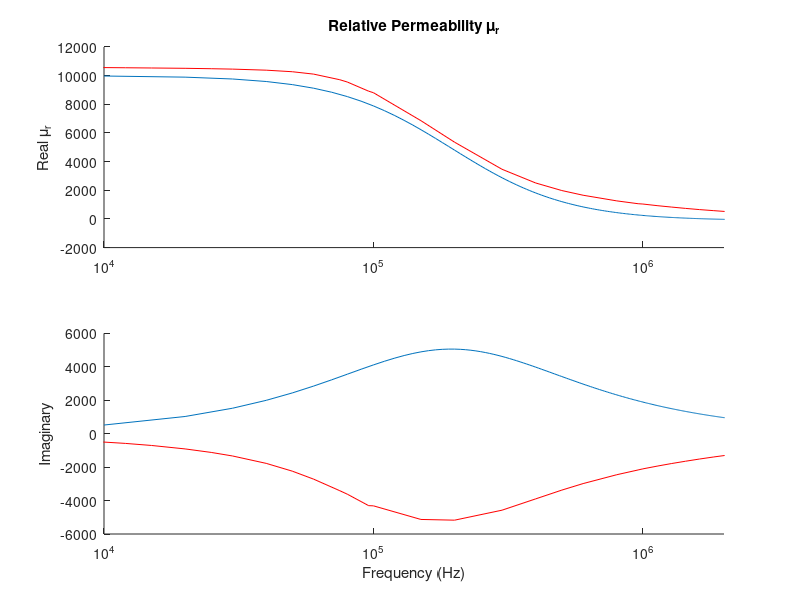
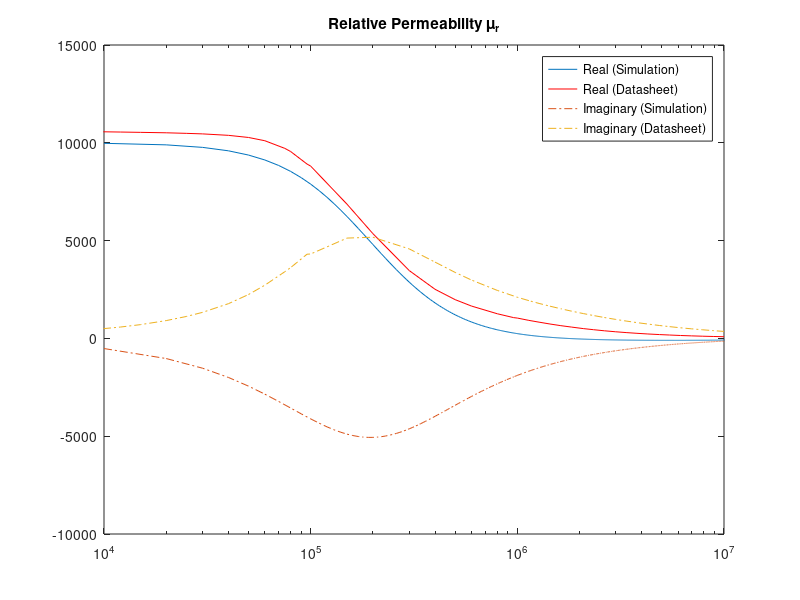
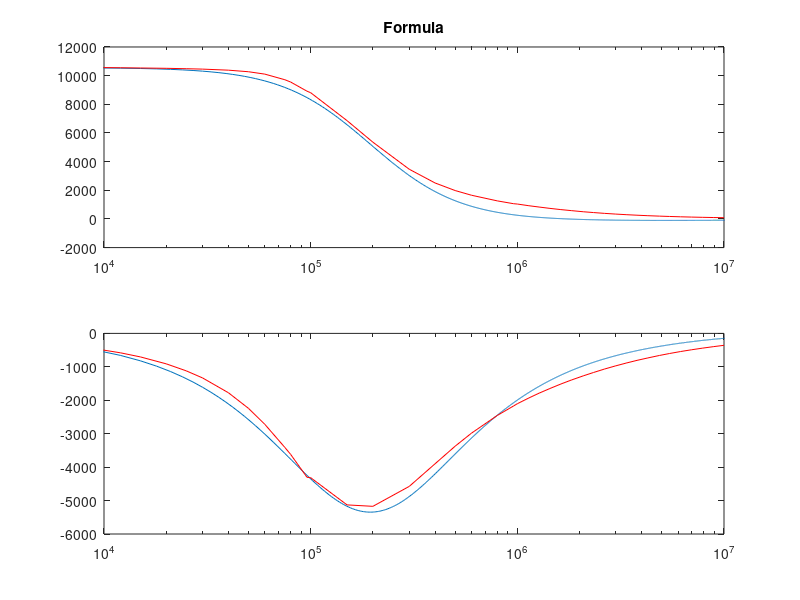
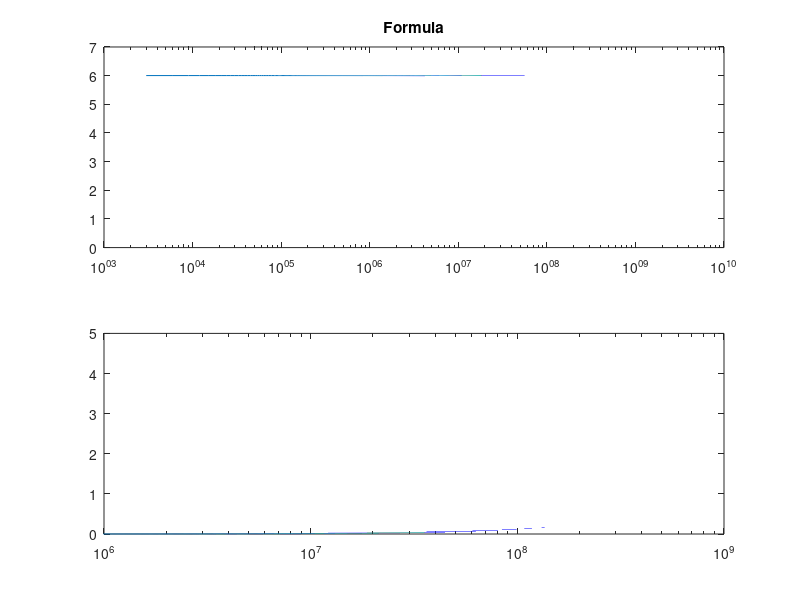

Recreate these plots in MATLAB, in order.
clc;clear all;

fi=fopen('Permeability.txt');
l=fgetl(fi);
in=1;
while ischar(l)
%for kj=1:81
    %%disp(l);
    text{in}=l;
    data{in}=sscanf(text{in},'%f (%f,%f)');
    f(in)=(data{in}(1));
    eps(in)=data{in}(2)+1i*data{in}(3);
    
    l=fgetl(fi);
    in=in+1;
end

epsr=0.9999;
a0=1e-2;%0.1mm
c0=2.99792458e8;%Speed of Light (m/s)
f0=c0/a0;%3000GHz
t0=1/f0;%0.33e-12 (s)
mu0=4*pi*(1e-7);% (H/m)
eps0=8.854187817e-12;% (F/m)
I0=1;
E0=I0/(a0*eps0*c0);
D0=I0/(a0*c0);
B0=I0/(a0*eps0*c0*c0);
H0=I0/(a0);
sigmaD0=(epsr*eps0*c0)/a0;
J0=I0/(a0*a0);
u0=(I0*I0)/(eps0*c0*c0*a0*a0);
S0=(I0*I0)/(eps0*c0*a0*a0);
Sc0=1/(c0);
sig0=-20;


figure;
fdata=[1000,2000,3000,4000,8000,10000,12000,15000,20000,25000,30000,40000,50000,60000,75000,80000,96000,100000,150000,200000,300000,400000,500000,600000,800000,960000,1000000,1137137,1274275,1438450,1623777,1832981,2084351,2335721,2636651,2976351,3359818,3792690,4281332,4868464,5455595,6158482,6951928,7847600,8923800,10000000];
muredata=[10645.6132900000,10615.7137400000,10600.4558900000,10588.2058700000,10566.9610700000,10562.5965000000,10550.3503700000,10534.2909700000,10511.8581200000,10483.3333400000,10455.5688100000,10381.6845200000,10272.9184600000,10106.1882500000,9714.59266900000,9554.00022600000,8914.62151900000,8809.17242500000,6859.02588800000,5356.50053100000,3466.60912500000,2509.42420600000,1981.99317800000,1653.79743600000,1259.89804500000,1061.94435800000,1039.71574800000,921.731119300000,830.272918200000,736.042665000000,651.396975700000,577.613199300000,501.648967800000,445.436779500000,389.427157200000,340.949677100000,297.778927600000,260.157345700000,226.241196700000,196.013417100000,172.718377000000,149.043074900000,129.745046100000,112.942358600000,97.9382173800000,86.5638240400000];
muimdata=[253.852268500000,226.074739600000,240.928212700000,269.680112600000,420.349094000000,501.445173000000,580.251521400000,703.380303600000,910.425579500000,1120.16008100000,1332.71255700000,1775.31979800000,2241.36105700000,2719.66949700000,3410.37939800000,3618.92417300000,4304.31495800000,4315.37839400000,5129.34009300000,5172.35110400000,4575.54022900000,3898.79388100000,3374.31137400000,2983.65236200000,2453.70814500000,2168.65609600000,2103.25394200000,1931.01903200000,1787.88868700000,1647.75656600000,1514.22011300000,1390.88856500000,1270.26340100000,1169.77709400000,1067.60990700000,974.786626800000,888.046742400000,806.937314600000,733.896914500000,660.333778100000,601.248498000000,543.010068900000,490.624234300000,442.324718400000,394.992484200000,356.844963000000];

subplot(2,1,1);hold on;
semilogx(f/(a0/(1e-2)),real(eps));
semilogx(fdata,muredata,'r');xlim([1e4 .2e7]);
title('Relative Permeability \mu_r')
ylabel('Real \mu_r')

subplot(2,1,2);hold on;
semilogx(f/(a0/(1e-2)),imag(eps));
semilogx(fdata,-muimdata,'r');xlim([1e4 .2e7]);

xlabel('Frequency (Hz)')
ylabel('Imaginary')

figure;
semilogx(f/(a0/(1e-2)),real(eps));
hold on;
semilogx(fdata,muredata,'r');
xlim([1e4 1e7]);
title('Relative Permeability \mu_r')
semilogx(f/(a0/(1e-2)),-imag(eps),'-.');
semilogx(fdata,muimdata,'-.');
legend('Real (Simulation)','Real (Datasheet)','Imaginary (Simulation)','Imaginary (Datasheet)');
% muinf=1;gamma=.01/(8*4*pi*pi*pi*pi*pi);fn=0.01/(4*pi*pi);
% f=0:1e-7:(1/3);
% fi=f*(4*pi*pi);
% sigma=-100*(4*pi*pi);
% kwi=(fn.*fn-fi.*fi-1i.*gamma.*fi);
% b0=1.0;
% kwi2=(fi.*fi.*b0.*b0)./kwi;
% mur=muinf+(sigma.*fn.*fn)./(kwi-kwi2);
b0=0;
fn=(5.8)*(1e-5);
sigma=1.0562e4;
muinf=1;gamma=-(.33e-2)/(2*pi);
f=0:1e-7:(1/3);
fi=f;
kwi=(fn.*fn-fi.*fi-1i.*gamma.*fi);
kwi2=(fi.*fi.*b0.*b0)./kwi;
mur=(sigma.*fn.*fn.*kwi)./(kwi.*kwi-fi.*fi.*b0.*b0);

figure;
subplot(2,1,1);semilogx(f*f0,real(mur));title('Formula');
hold on;semilogx(fdata,muredata,'r');
xlim([1e4 1e7]);
subplot(2,1,2);semilogx(f*f0,imag(mur));xlim([10e5 1e9]);
hold on;semilogx(fdata,-muimdata,'r');
xlim([1e4 1e7]);

f=1e3:1e3:1e9;
nomf=((f)./(0.2e6));
cf=(1+nomf.*nomf);
mur2=mu0+((10000*mu0)./cf)-(1i.*nomf.*(10000*mu0))./cf;


% figure;
% subplot(2,1,1);hold on;
% f=0:1e-7:(1/30);
% loglog(f*f0,real(mur));title('Formula');xlim([1e3 100e5]);
% f=1e3:1e3:1e9;
% loglog(f,real(mur2)/mu0,'r');title('Literature');xlim([1e3 100e5]);
% subplot(2,1,2);hold on;
% f=0:1e-7:(1/30);
% loglog(f*f0,imag(mur));xlim([1e3 100e5]);
% f=1e3:1e3:1e9;
% loglog(f,imag(mur2)/mu0,'r');xlim([1e3 100e5]);

b0=0;
fn=(5.8)*(1e-5);
sigma=1.0562e4;
muinf=1;gamma=-(.33e-2)/(2*pi);
f=0:1e-7:(1/3);
fi=f;
kwi=(fn.*fn-fi.*fi-1i.*gamma.*fi);
kwi2=(fi.*fi.*b0.*b0)./kwi;
mur=(sigma.*fn.*fn.*kwi)./(kwi.*kwi-fi.*fi.*b0.*b0);


alpha=1;
fn=0.1666;
sigma=1;%1.0562e4;
muinf=1;gamma=(.33e-2)/(2*pi);
f=0:1e-7:(1/3);
fi=f;
kwi=(fn-1i.*fi.*alpha);
kwi2=fi+1i*gamma;
mur=(sigma.*kwi)./(kwi.*kwi-kwi2.*kwi2);

figure;
subplot(2,1,1);semilogx(f*f0,real(mur));title('Formula');
%hold on;semilogx(fdata,muredata,'r');
%xlim([1e4 1e7]);
subplot(2,1,2);semilogx(f*f0,imag(mur));xlim([10e5 1e9]);
%hold on;semilogx(fdata,-muimdata,'r');
%xlim([1e4 1e7]);
